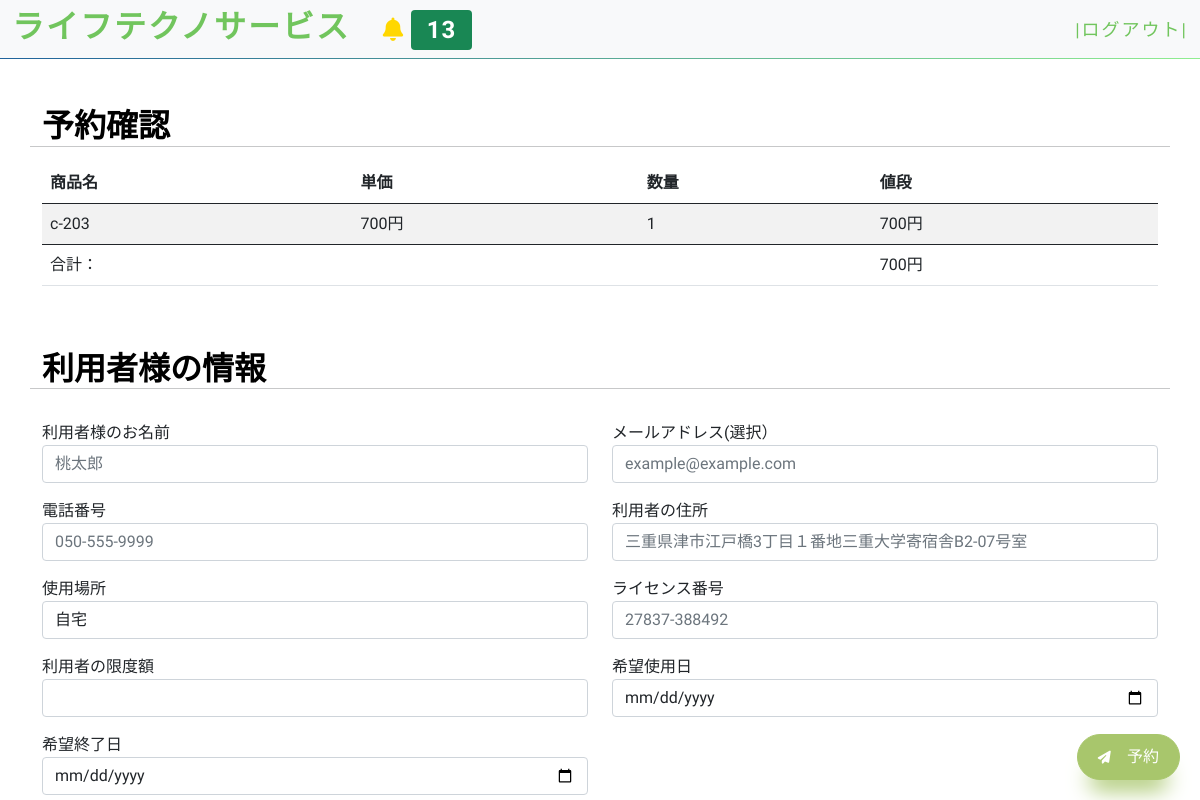
Page /order/cart/ (signed in) on the earlier database version.
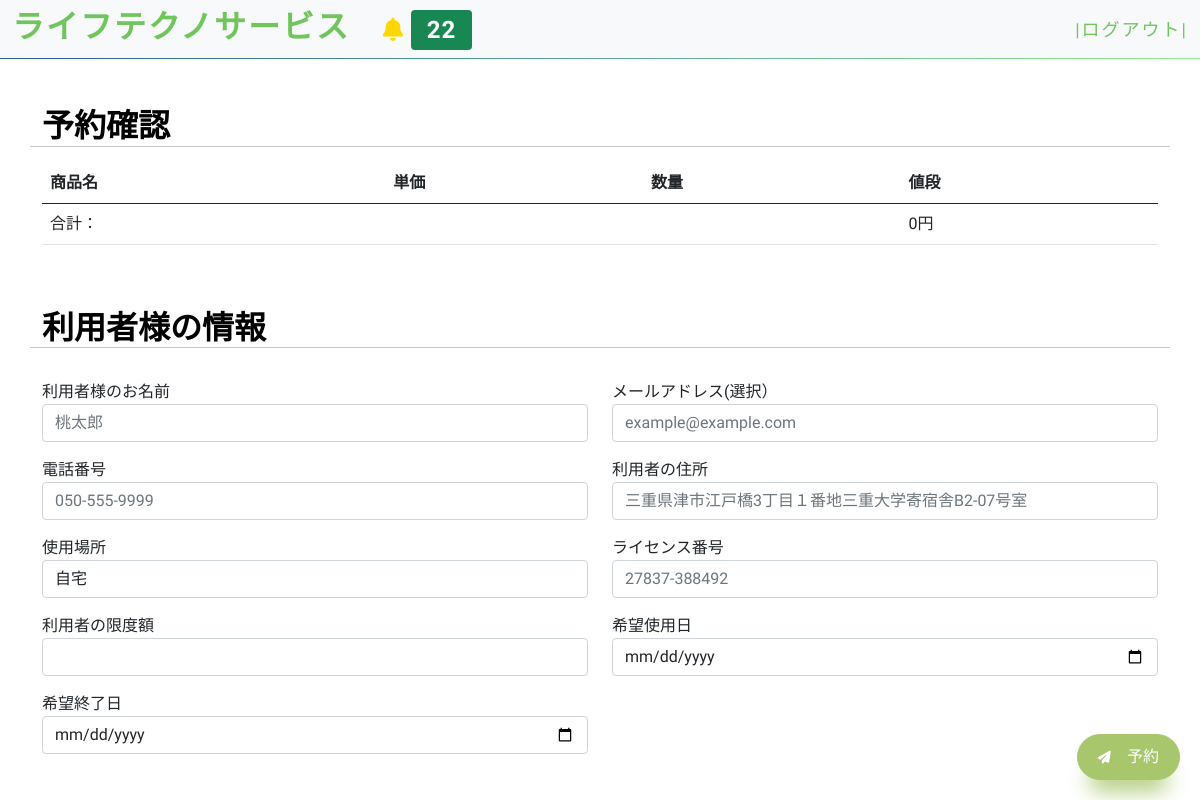
Same page on the later database version.
### customer/models.py (models this page shows, shortened)
class OrderItem(models.Model):
    user = models.ForeignKey(User, on_delete=models.CASCADE)
    items = models.ForeignKey(
        'MenuItem', on_delete=models.CASCADE, blank=True, null=True)
    quantity = models.IntegerField(default=1)
    ordered = models.BooleanField(default=False)
    @property
    def get_total_item_price(self):
        return int(self.quantity) * int(self.items.price)

class MenuItem(models.Model):
    name = models.CharField(max_length=100)
    description = models.TextField()
    image = models.ImageField(upload_to='menu_images/', blank=True)
    price = models.IntegerField()
    category = models.ForeignKey('Category', on_delete=models.CASCADE)
    quantity = models.IntegerField(default=0)
    video_url = models.CharField(max_length=100, blank=True)

### customer/views.py (the view, shortened to what this page needs)
# urls.py: path('cart/', CartView.as_view(), name='cart'),
class CartView(View):
    def get(self, request, *args, **kwargs):
        order_item = OrderItem.objects.filter(user=request.user, ordered=False)
        price = 0
        for item in order_item:
            price += item.get_total_item_price
        context = {
            'items': order_item,
            'price': price,
        }
        return render(request, 'customer/cart.html', context)

### home/templatetags/custom_tags.py (called while the page is built)
@register.inclusion_tag('show_notifications.html', takes_context=True)
def show_notifications(context):
    request_user = context['request'].user
    notifications = Notification.objects.filter(to_user=request_user).exclude(user_has_seen=True).order_by('-date')
    return {'notifications': notifications}

### customer/templates/customer/cart.html (shortened to what the changed rows need)
{% extends 'base.html' %}
{% block content %}
<br><br>
<div class="container">
    <div class="row">
        <h2>予約確認</h2>
        <div class="col-lg-12">
            <table class="table table-hover table-striped">
                <thead>
                    <tr>
                        <th scope="col">商品名</th>
                        <th scope="col">単価</th>
                        <th scope="col">数量</th>
                        <th scope="col">値段</th>
                    </tr>
                </thead>
                <tbody>
                {% for item in items %}
                    <tr>
                        <td>{{ item.items.name }}</td>
                        <td>{{ item.items.price }}円</td>
                        <td>{{ item.quantity }}</td>
                        <td>{{ item.get_total_item_price }}円</td>
                    </tr>
                {% endfor %}
                </tbody>
                <tfoot>
                    <tr>
                      <td>合計：</td>
                      <td></td>
                      <td></td>
                      <td>{{price}}円</td>
                    </tr>
                </tfoot>
            </table>
        </div>
    </div>
        <form method="POST">
        <div class="row mt-5">
            <h2>利用者様の情報</h2>
        </div>
    </form>
</div>
{% endblock content %}

Differences in the rows shown:
no longer on this page (row edited): OrderItem: items.name "c-203", items.price "700", quantity "1", get_total_item_price "700"
Other differences:
{{ notifications.count }}: "13" → "22"
{{ price }}: "700" → "0"
